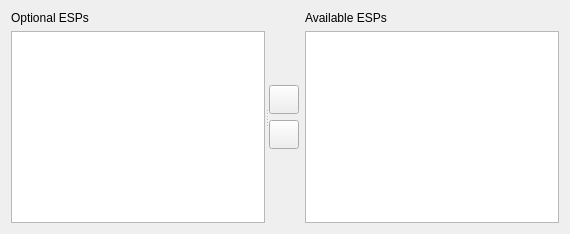
     <widget class="QWidget" name="tabESPs">
      <attribute name="title">
       <string>Optional ESPs</string>
      </attribute>
      <layout class="QVBoxLayout" name="verticalLayout_23">
       <item>
        <widget class="QSplitter" name="ESPsSplitter">
         <property name="orientation">
          <enum>Qt::Horizontal</enum>
         </property>
         <widget class="QWidget" name="widget_9" native="true">
          <layout class="QVBoxLayout" name="verticalLayout_20">
           <property name="leftMargin">
            <number>0</number>
           </property>
           <property name="topMargin">
            <number>0</number>
           </property>
           <property name="rightMargin">
            <number>0</number>
           </property>
           <property name="bottomMargin">
            <number>0</number>
           </property>
           <item>
            <widget class="QLabel" name="label_2">
             <property name="text">
              <string>Optional ESPs</string>
             </property>
            </widget>
           </item>
           <item>
            <widget class="QListView" name="inactiveESPList">
             <property name="toolTip">
              <string>List of esps, esms, and esls that can not be loaded by the game.</string>
             </property>
             <property name="whatsThis">
              <string>List of esps, esms, and esls contained in this plugin that currently can not be loaded by the game. They will not even appear in the esp-list in the main MO2 window.
They usually contain optional functionality, see the readme.

Most mods do not have optional esps, so chances are good you are looking at an empty list.</string>
             </property>
             <property name="alternatingRowColors">
              <bool>true</bool>
             </property>
             <property name="uniformItemSizes">
              <bool>true</bool>
             </property>
            </widget>
           </item>
          </layout>
         </widget>
         <widget class="QWidget" name="widget_11" native="true">
          <layout class="QHBoxLayout" name="horizontalLayout_2">
           <property name="leftMargin">
            <number>0</number>
           </property>
           <property name="topMargin">
            <number>0</number>
           </property>
           <property name="rightMargin">
            <number>0</number>
           </property>
           <property name="bottomMargin">
            <number>0</number>
           </property>
           <item>
            <layout class="QVBoxLayout" name="verticalLayout_22">
             <item>
              <spacer name="verticalSpacer_2">
               <property name="orientation">
                <enum>Qt::Vertical</enum>
               </property>
               <property name="sizeHint" stdset="0">
                <size>
                 <width>20</width>
                 <height>40</height>
                </size>
               </property>
              </spacer>
             </item>
             <item>
              <widget class="QToolButton" name="activateESP">
               <property name="toolTip">
                <string>Move a file to the data directory.</string>
               </property>
               <property name="whatsThis">
                <string>This moves a esp to the esp directory so it can be enabled in the main window. Please note that the ESP merely becomes &quot;available&quot;, it will not necessarily be loaded! That is configured in the main window of MO2.</string>
               </property>
               <property name="text">
                <string/>
               </property>
               <property name="icon">
                <iconset resource="resources.qrc">
                 <normaloff>:/MO/gui/next</normaloff>:/MO/gui/next</iconset>
               </property>
               <property name="iconSize">
                <size>
                 <width>22</width>
                 <height>22</height>
                </size>
               </property>
              </widget>
             </item>
             <item>
              <widget class="QToolButton" name="deactivateESP">
               <property name="toolTip">
                <string>Make the selected mod in the right list unavailable.</string>
               </property>
               <property name="whatsThis">
                <string>The selected esp (in the right list) will be pushed into a subdirectory of the mod and will thus become &quot;invisible&quot; to the game. It can then no longer be activated.</string>
               </property>
               <property name="text">
                <string/>
               </property>
               <property name="icon">
                <iconset resource="resources.qrc">
                 <normaloff>:/MO/gui/previous</normaloff>:/MO/gui/previous</iconset>
               </property>
               <property name="iconSize">
                <size>
                 <width>22</width>
                 <height>22</height>
                </size>
               </property>
              </widget>
             </item>
             <item>
              <spacer name="verticalSpacer_3">
               <property name="orientation">
                <enum>Qt::Vertical</enum>
               </property>
               <property name="sizeHint" stdset="0">
                <size>
                 <width>20</width>
                 <height>40</height>
                </size>
               </property>
              </spacer>
             </item>
            </layout>
           </item>
           <item>
            <widget class="QWidget" name="widget_10" native="true">
             <layout class="QVBoxLayout" name="verticalLayout_21">
              <property name="leftMargin">
               <number>0</number>
              </property>
              <property name="topMargin">
               <number>0</number>
              </property>
              <property name="rightMargin">
               <number>0</number>
              </property>
              <property name="bottomMargin">
               <number>0</number>
              </property>
              <item>
               <widget class="QLabel" name="label">
                <property name="text">
                 <string>Available ESPs</string>
                </property>
               </widget>
              </item>
              <item>
               <widget class="QListView" name="activeESPList">
                <property name="toolTip">
                 <string>ESPs in the data directory and thus visible to the game.</string>
                </property>
                <property name="whatsThis">
                 <string>&lt;html&gt;&lt;head/&gt;&lt;body&gt;&lt;p&gt;These are the mod files that are in the (virtual) data directory of your game and will thus be selectable in the esp list in the main window.&lt;/p&gt;&lt;/body&gt;&lt;/html&gt;</string>
                </property>
                <property name="alternatingRowColors">
                 <bool>true</bool>
                </property>
                <property name="uniformItemSizes">
                 <bool>true</bool>
                </property>
               </widget>
              </item>
             </layout>
            </widget>
           </item>
          </layout>
         </widget>
        </widget>
       </item>
      </layout>
     </widget>
